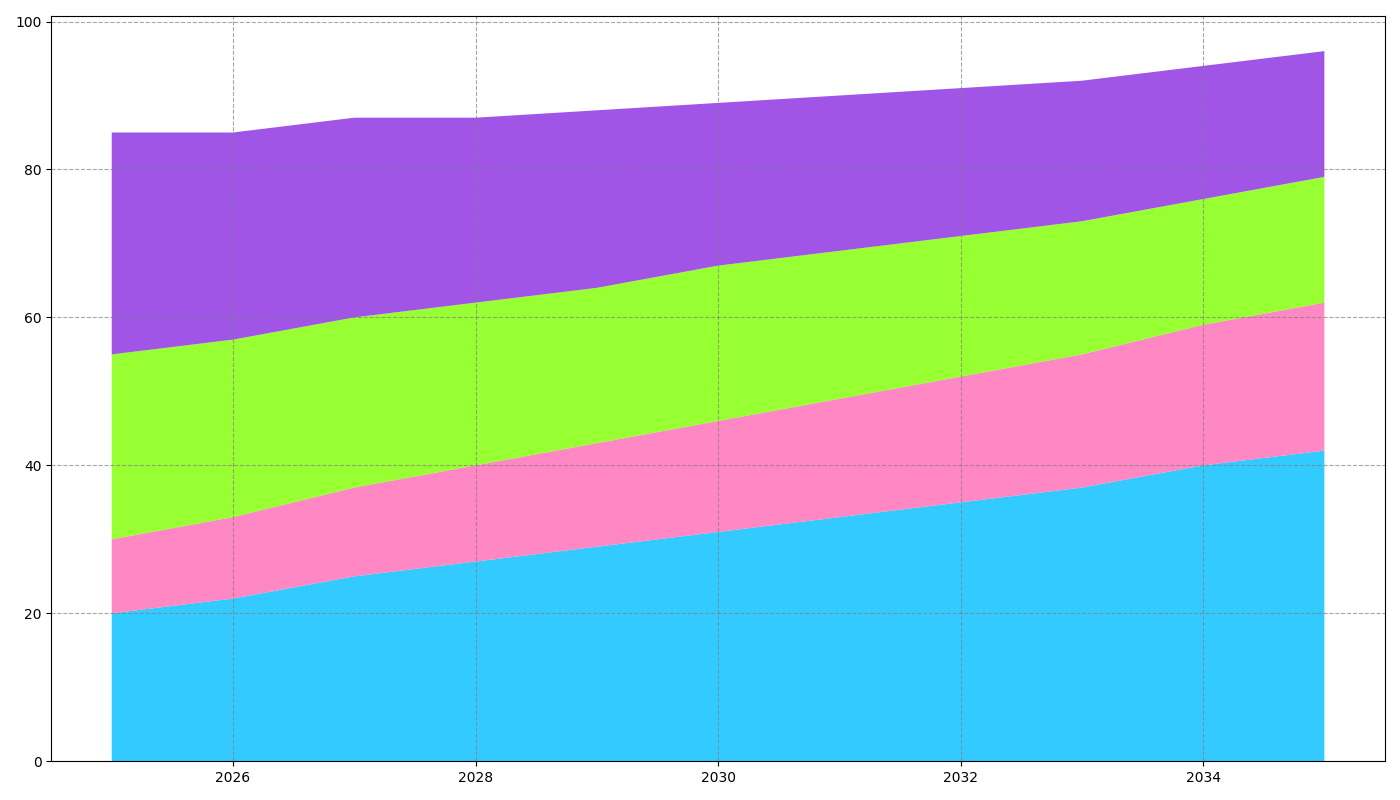

Write the Python code that produced this figure.
import matplotlib.pyplot as plt
import numpy as np

years = np.arange(2025, 2036)

fruits = [20, 22, 25, 27, 29, 31, 33, 35, 37, 40, 42]
grains = [10, 11, 12, 13, 14, 15, 16, 17, 18, 19, 20]
dairy = [25, 24, 23, 22, 21, 21, 20, 19, 18, 17, 17]
proteins = [30, 28, 27, 25, 24, 22, 21, 20, 19, 18, 17]

plt.figure(figsize=(14, 8))
plt.stackplot(years, fruits, grains, dairy, proteins, 
              colors=['#00BFFF', '#FF69B4', '#7FFF00', '#8A2BE2'], alpha=0.8)

plt.grid(True, linestyle='--', which='major', color='grey', alpha=0.7)
plt.tight_layout()
plt.show()
